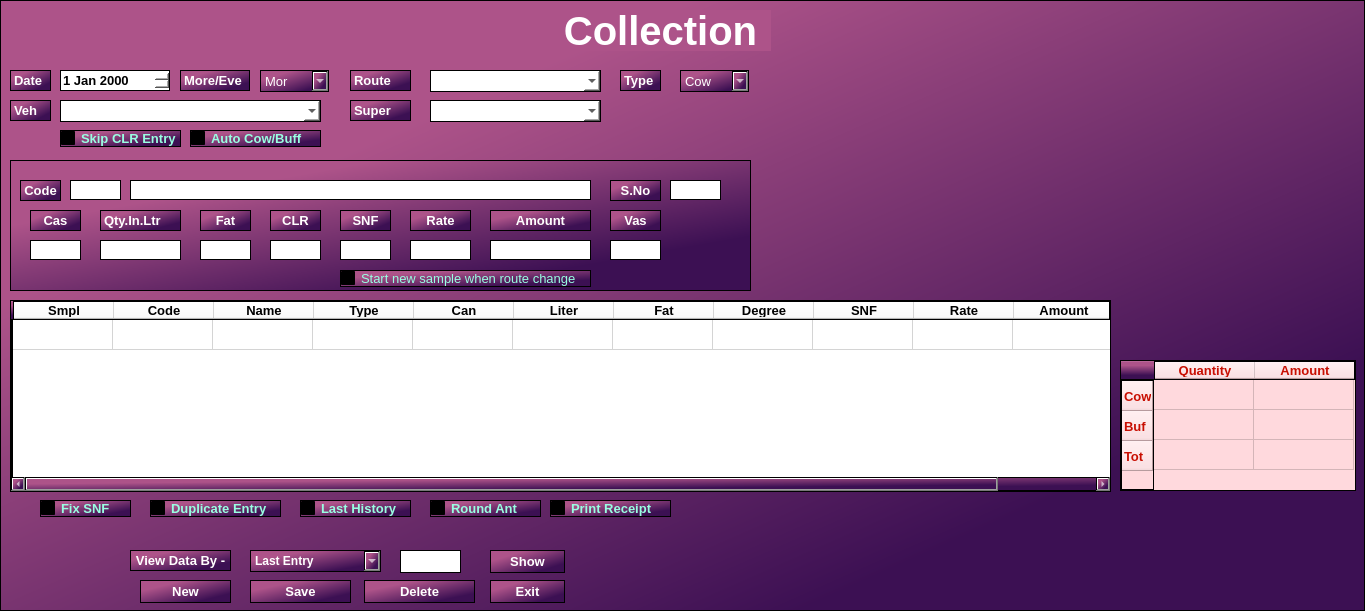
<?xml version="1.0" encoding="UTF-8"?>
<ui version="4.0">
 <class>Form</class>
 <widget class="QWidget" name="Form">
  <property name="geometry">
   <rect>
    <x>0</x>
    <y>0</y>
    <width>1365</width>
    <height>611</height>
   </rect>
  </property>
  <property name="font">
   <font>
    <pointsize>10</pointsize>
   </font>
  </property>
  <property name="windowTitle">
   <string>Form</string>
  </property>
  <property name="styleSheet">
   <string notr="true">border: 1px solid black;
color: rgb(255, 255, 255);
background-color: qlineargradient(spread:pad, x1:0, y1:0, x2:1, y2:1, stop:0.25 rgba(173, 83,137 , 255), stop:0.789773 rgba(60, 16, 83, 255));</string>
  </property>
  <widget class="QLabel" name="Date_lbl">
   <property name="geometry">
    <rect>
     <x>10</x>
     <y>70</y>
     <width>41</width>
     <height>21</height>
    </rect>
   </property>
   <property name="font">
    <font>
     <pointsize>10</pointsize>
     <weight>75</weight>
     <bold>true</bold>
    </font>
   </property>
   <property name="styleSheet">
    <string notr="true">color: rgb(255, 255, 255);</string>
   </property>
   <property name="text">
    <string>Date</string>
   </property>
  </widget>
  <widget class="QDateEdit" name="dateEdit">
   <property name="geometry">
    <rect>
     <x>60</x>
     <y>70</y>
     <width>110</width>
     <height>21</height>
    </rect>
   </property>
   <property name="font">
    <font>
     <pointsize>10</pointsize>
     <weight>75</weight>
     <bold>true</bold>
    </font>
   </property>
   <property name="styleSheet">
    <string notr="true">background-color: rgb(255, 255, 255);
color: rgb(0, 0, 0);</string>
   </property>
  </widget>
  <widget class="QLabel" name="Shift_lbl">
   <property name="geometry">
    <rect>
     <x>180</x>
     <y>70</y>
     <width>70</width>
     <height>21</height>
    </rect>
   </property>
   <property name="font">
    <font>
     <pointsize>10</pointsize>
     <weight>75</weight>
     <bold>true</bold>
    </font>
   </property>
   <property name="text">
    <string>More/Eve</string>
   </property>
  </widget>
  <widget class="QComboBox" name="Shift_combo">
   <property name="geometry">
    <rect>
     <x>260</x>
     <y>70</y>
     <width>69</width>
     <height>22</height>
    </rect>
   </property>
   <property name="font">
    <font>
     <pointsize>10</pointsize>
     <weight>50</weight>
     <bold>false</bold>
    </font>
   </property>
   <item>
    <property name="text">
     <string>Mor</string>
    </property>
   </item>
   <item>
    <property name="text">
     <string>Eve</string>
    </property>
   </item>
  </widget>
  <widget class="QLabel" name="Route_lbl">
   <property name="geometry">
    <rect>
     <x>350</x>
     <y>70</y>
     <width>61</width>
     <height>21</height>
    </rect>
   </property>
   <property name="font">
    <font>
     <pointsize>10</pointsize>
     <weight>75</weight>
     <bold>true</bold>
    </font>
   </property>
   <property name="text">
    <string>Route</string>
   </property>
  </widget>
  <widget class="QComboBox" name="Rout_combo">
   <property name="geometry">
    <rect>
     <x>430</x>
     <y>70</y>
     <width>171</width>
     <height>22</height>
    </rect>
   </property>
   <property name="font">
    <font>
     <pointsize>10</pointsize>
    </font>
   </property>
   <property name="styleSheet">
    <string notr="true">background-color: rgb(255, 255, 255);
color: rgb(0, 0, 0);</string>
   </property>
  </widget>
  <widget class="QLabel" name="Type_lbl">
   <property name="geometry">
    <rect>
     <x>620</x>
     <y>70</y>
     <width>41</width>
     <height>21</height>
    </rect>
   </property>
   <property name="font">
    <font>
     <pointsize>10</pointsize>
     <weight>75</weight>
     <bold>true</bold>
    </font>
   </property>
   <property name="text">
    <string>Type</string>
   </property>
  </widget>
  <widget class="QComboBox" name="Type_combo">
   <property name="geometry">
    <rect>
     <x>680</x>
     <y>70</y>
     <width>69</width>
     <height>22</height>
    </rect>
   </property>
   <property name="font">
    <font>
     <pointsize>10</pointsize>
    </font>
   </property>
   <item>
    <property name="text">
     <string>Cow</string>
    </property>
   </item>
   <item>
    <property name="text">
     <string>Buff</string>
    </property>
   </item>
  </widget>
  <widget class="QLabel" name="Veh_lbl">
   <property name="geometry">
    <rect>
     <x>10</x>
     <y>100</y>
     <width>41</width>
     <height>21</height>
    </rect>
   </property>
   <property name="font">
    <font>
     <pointsize>10</pointsize>
     <weight>75</weight>
     <bold>true</bold>
    </font>
   </property>
   <property name="text">
    <string>Veh</string>
   </property>
  </widget>
  <widget class="QComboBox" name="Vehicle_combo">
   <property name="geometry">
    <rect>
     <x>60</x>
     <y>100</y>
     <width>261</width>
     <height>22</height>
    </rect>
   </property>
   <property name="font">
    <font>
     <pointsize>10</pointsize>
    </font>
   </property>
   <property name="styleSheet">
    <string notr="true">background-color: rgb(255, 255, 255);
color: rgb(0, 0, 0);</string>
   </property>
  </widget>
  <widget class="QLabel" name="Super_lbl">
   <property name="geometry">
    <rect>
     <x>350</x>
     <y>100</y>
     <width>61</width>
     <height>21</height>
    </rect>
   </property>
   <property name="font">
    <font>
     <pointsize>10</pointsize>
     <weight>75</weight>
     <bold>true</bold>
    </font>
   </property>
   <property name="text">
    <string>Super</string>
   </property>
  </widget>
  <widget class="QComboBox" name="Super_combo">
   <property name="geometry">
    <rect>
     <x>430</x>
     <y>100</y>
     <width>171</width>
     <height>22</height>
    </rect>
   </property>
   <property name="font">
    <font>
     <pointsize>10</pointsize>
    </font>
   </property>
   <property name="styleSheet">
    <string notr="true">background-color: rgb(255, 255, 255);
color: rgb(0, 0, 0);</string>
   </property>
  </widget>
  <widget class="QCheckBox" name="Skip_CLR_Entry_ckbox">
   <property name="geometry">
    <rect>
     <x>60</x>
     <y>130</y>
     <width>121</width>
     <height>17</height>
    </rect>
   </property>
   <property name="font">
    <font>
     <pointsize>10</pointsize>
     <weight>75</weight>
     <bold>true</bold>
    </font>
   </property>
   <property name="styleSheet">
    <string notr="true">color: rgb(170, 0, 0);
color: rgb(153, 255, 226);</string>
   </property>
   <property name="text">
    <string>Skip CLR Entry</string>
   </property>
  </widget>
  <widget class="QCheckBox" name="Auto_cow_buff_ckbox">
   <property name="geometry">
    <rect>
     <x>190</x>
     <y>130</y>
     <width>131</width>
     <height>17</height>
    </rect>
   </property>
   <property name="font">
    <font>
     <pointsize>10</pointsize>
     <weight>75</weight>
     <bold>true</bold>
    </font>
   </property>
   <property name="styleSheet">
    <string notr="true">color: rgb(153, 255, 226);</string>
   </property>
   <property name="text">
    <string>Auto Cow/Buff</string>
   </property>
  </widget>
  <widget class="QGroupBox" name="groupBox">
   <property name="geometry">
    <rect>
     <x>10</x>
     <y>160</y>
     <width>741</width>
     <height>131</height>
    </rect>
   </property>
   <property name="title">
    <string/>
   </property>
   <widget class="QLabel" name="code_lbl">
    <property name="geometry">
     <rect>
      <x>10</x>
      <y>20</y>
      <width>41</width>
      <height>21</height>
     </rect>
    </property>
    <property name="font">
     <font>
      <pointsize>10</pointsize>
      <weight>75</weight>
      <bold>true</bold>
     </font>
    </property>
    <property name="text">
     <string>Code</string>
    </property>
    <property name="alignment">
     <set>Qt::AlignCenter</set>
    </property>
   </widget>
   <widget class="QLineEdit" name="Code_lineEdit">
    <property name="geometry">
     <rect>
      <x>60</x>
      <y>20</y>
      <width>51</width>
      <height>20</height>
     </rect>
    </property>
    <property name="font">
     <font>
      <pointsize>10</pointsize>
     </font>
    </property>
    <property name="styleSheet">
     <string notr="true">color: rgb(255, 255, 255);
background-color: rgb(255, 255, 255);
color: rgb(0, 0, 0);</string>
    </property>
   </widget>
   <widget class="QLineEdit" name="CodeIineEdit2">
    <property name="geometry">
     <rect>
      <x>120</x>
      <y>20</y>
      <width>461</width>
      <height>20</height>
     </rect>
    </property>
    <property name="font">
     <font>
      <pointsize>10</pointsize>
     </font>
    </property>
    <property name="styleSheet">
     <string notr="true">background-color: rgb(255, 255, 255);
color: rgb(0, 0, 0);</string>
    </property>
   </widget>
   <widget class="QLabel" name="SNO_lbl">
    <property name="geometry">
     <rect>
      <x>600</x>
      <y>20</y>
      <width>51</width>
      <height>21</height>
     </rect>
    </property>
    <property name="font">
     <font>
      <pointsize>10</pointsize>
      <weight>75</weight>
      <bold>true</bold>
     </font>
    </property>
    <property name="text">
     <string>S.No</string>
    </property>
    <property name="alignment">
     <set>Qt::AlignCenter</set>
    </property>
   </widget>
   <widget class="QLineEdit" name="SNO_lineEdit">
    <property name="geometry">
     <rect>
      <x>660</x>
      <y>20</y>
      <width>51</width>
      <height>20</height>
     </rect>
    </property>
    <property name="font">
     <font>
      <pointsize>10</pointsize>
     </font>
    </property>
    <property name="styleSheet">
     <string notr="true">background-color: rgb(255, 255, 255);
color: rgb(0, 0, 0);</string>
    </property>
   </widget>
   <widget class="QLabel" name="Cas_lbl">
    <property name="geometry">
     <rect>
      <x>20</x>
      <y>50</y>
      <width>51</width>
      <height>21</height>
     </rect>
    </property>
    <property name="font">
     <font>
      <pointsize>10</pointsize>
      <weight>75</weight>
      <bold>true</bold>
     </font>
    </property>
    <property name="text">
     <string>Cas</string>
    </property>
    <property name="alignment">
     <set>Qt::AlignCenter</set>
    </property>
   </widget>
   <widget class="QLabel" name="Quantity_lbl">
    <property name="geometry">
     <rect>
      <x>90</x>
      <y>50</y>
      <width>81</width>
      <height>21</height>
     </rect>
    </property>
    <property name="font">
     <font>
      <pointsize>10</pointsize>
      <weight>75</weight>
      <bold>true</bold>
     </font>
    </property>
    <property name="text">
     <string>Qty.In.Ltr</string>
    </property>
   </widget>
   <widget class="QLabel" name="Fat_lbl">
    <property name="geometry">
     <rect>
      <x>190</x>
      <y>50</y>
      <width>51</width>
      <height>21</height>
     </rect>
    </property>
    <property name="font">
     <font>
      <pointsize>10</pointsize>
      <weight>75</weight>
      <bold>true</bold>
     </font>
    </property>
    <property name="text">
     <string>Fat</string>
    </property>
    <property name="alignment">
     <set>Qt::AlignCenter</set>
    </property>
   </widget>
   <widget class="QLabel" name="CLR_lbl">
    <property name="geometry">
     <rect>
      <x>260</x>
      <y>50</y>
      <width>51</width>
      <height>21</height>
     </rect>
    </property>
    <property name="font">
     <font>
      <pointsize>10</pointsize>
      <weight>75</weight>
      <bold>true</bold>
     </font>
    </property>
    <property name="text">
     <string>CLR</string>
    </property>
    <property name="alignment">
     <set>Qt::AlignCenter</set>
    </property>
   </widget>
   <widget class="QLabel" name="SNF_lbl">
    <property name="geometry">
     <rect>
      <x>330</x>
      <y>50</y>
      <width>51</width>
      <height>21</height>
     </rect>
    </property>
    <property name="font">
     <font>
      <pointsize>10</pointsize>
      <weight>75</weight>
      <bold>true</bold>
     </font>
    </property>
    <property name="text">
     <string>SNF</string>
    </property>
    <property name="alignment">
     <set>Qt::AlignCenter</set>
    </property>
   </widget>
   <widget class="QLabel" name="Rate_lbl">
    <property name="geometry">
     <rect>
      <x>400</x>
      <y>50</y>
      <width>61</width>
      <height>21</height>
     </rect>
    </property>
    <property name="font">
     <font>
      <pointsize>10</pointsize>
      <weight>75</weight>
      <bold>true</bold>
     </font>
    </property>
    <property name="text">
     <string>Rate</string>
    </property>
    <property name="alignment">
     <set>Qt::AlignCenter</set>
    </property>
   </widget>
   <widget class="QLabel" name="Amount_lbl">
    <property name="geometry">
     <rect>
      <x>480</x>
      <y>50</y>
      <width>101</width>
      <height>21</height>
     </rect>
    </property>
    <property name="font">
     <font>
      <pointsize>10</pointsize>
      <weight>75</weight>
      <bold>true</bold>
     </font>
    </property>
    <property name="text">
     <string>Amount</string>
    </property>
    <property name="alignment">
     <set>Qt::AlignCenter</set>
    </property>
   </widget>
   <widget class="QLabel" name="Vas_lbl">
    <property name="geometry">
     <rect>
      <x>600</x>
      <y>50</y>
      <width>51</width>
      <height>21</height>
     </rect>
    </property>
    <property name="font">
     <font>
      <pointsize>10</pointsize>
      <weight>75</weight>
      <bold>true</bold>
     </font>
    </property>
    <property name="text">
     <string>Vas</string>
    </property>
    <property name="alignment">
     <set>Qt::AlignCenter</set>
    </property>
   </widget>
   <widget class="QLineEdit" name="as_lineEdit">
    <property name="geometry">
     <rect>
      <x>20</x>
      <y>80</y>
      <width>51</width>
      <height>20</height>
     </rect>
    </property>
    <property name="font">
     <font>
      <pointsize>10</pointsize>
     </font>
    </property>
    <property name="styleSheet">
     <string notr="true">background-color: rgb(255, 255, 255);
color: rgb(0, 0, 0);</string>
    </property>
   </widget>
   <widget class="QLineEdit" name="Qty_lineEdit">
    <property name="geometry">
     <rect>
      <x>90</x>
      <y>80</y>
      <width>81</width>
      <height>20</height>
     </rect>
    </property>
    <property name="font">
     <font>
      <pointsize>10</pointsize>
     </font>
    </property>
    <property name="styleSheet">
     <string notr="true">background-color: rgb(255, 255, 255);
color: rgb(0, 0, 0);</string>
    </property>
   </widget>
   <widget class="QLineEdit" name="Fat_lineEdit">
    <property name="geometry">
     <rect>
      <x>190</x>
      <y>80</y>
      <width>51</width>
      <height>20</height>
     </rect>
    </property>
    <property name="font">
     <font>
      <pointsize>10</pointsize>
     </font>
    </property>
    <property name="styleSheet">
     <string notr="true">background-color: rgb(255, 255, 255);
color: rgb(0, 0, 0);</string>
    </property>
   </widget>
   <widget class="QLineEdit" name="CLR_lineEdit">
    <property name="geometry">
     <rect>
      <x>260</x>
      <y>80</y>
      <width>51</width>
      <height>20</height>
     </rect>
    </property>
    <property name="font">
     <font>
      <pointsize>10</pointsize>
     </font>
    </property>
    <property name="styleSheet">
     <string notr="true">background-color: rgb(255, 255, 255);
color: rgb(0, 0, 0);</string>
    </property>
   </widget>
   <widget class="QLineEdit" name="SNF_lineEdit">
    <property name="geometry">
     <rect>
      <x>330</x>
      <y>80</y>
      <width>51</width>
      <height>20</height>
     </rect>
    </property>
    <property name="font">
     <font>
      <pointsize>10</pointsize>
     </font>
    </property>
    <property name="styleSheet">
     <string notr="true">background-color: rgb(255, 255, 255);
color: rgb(0, 0, 0);</string>
    </property>
   </widget>
   <widget class="QLineEdit" name="Rate_lineEdit">
    <property name="geometry">
     <rect>
      <x>400</x>
      <y>80</y>
      <width>61</width>
      <height>20</height>
     </rect>
    </property>
    <property name="font">
     <font>
      <pointsize>10</pointsize>
     </font>
    </property>
    <property name="styleSheet">
     <string notr="true">background-color: rgb(255, 255, 255);
color: rgb(0, 0, 0);</string>
    </property>
   </widget>
   <widget class="QLineEdit" name="Amount_lineEdit">
    <property name="geometry">
     <rect>
      <x>480</x>
      <y>80</y>
      <width>101</width>
      <height>20</height>
     </rect>
    </property>
    <property name="font">
     <font>
      <pointsize>10</pointsize>
     </font>
    </property>
    <property name="styleSheet">
     <string notr="true">background-color: rgb(255, 255, 255);
color: rgb(0, 0, 0);</string>
    </property>
   </widget>
   <widget class="QLineEdit" name="Cas_lineEdit">
    <property name="geometry">
     <rect>
      <x>600</x>
      <y>80</y>
      <width>51</width>
      <height>20</height>
     </rect>
    </property>
    <property name="font">
     <font>
      <pointsize>10</pointsize>
     </font>
    </property>
    <property name="styleSheet">
     <string notr="true">background-color: rgb(255, 255, 255);
color: rgb(0, 0, 0);</string>
    </property>
   </widget>
   <widget class="QCheckBox" name="Route_change_ckbox">
    <property name="geometry">
     <rect>
      <x>330</x>
      <y>110</y>
      <width>251</width>
      <height>17</height>
     </rect>
    </property>
    <property name="font">
     <font>
      <pointsize>10</pointsize>
     </font>
    </property>
    <property name="styleSheet">
     <string notr="true">color: rgb(153, 255, 226);</string>
    </property>
    <property name="text">
     <string>Start new sample when route change</string>
    </property>
   </widget>
  </widget>
  <widget class="QLabel" name="Collection_lbl">
   <property name="geometry">
    <rect>
     <x>550</x>
     <y>10</y>
     <width>221</width>
     <height>41</height>
    </rect>
   </property>
   <property name="font">
    <font>
     <pointsize>30</pointsize>
     <weight>75</weight>
     <bold>true</bold>
    </font>
   </property>
   <property name="styleSheet">
    <string notr="true">background-color: rgb(173, 83, 137);
border-color:  rgb(173, 83, 137);</string>
   </property>
   <property name="text">
    <string>Collection</string>
   </property>
   <property name="alignment">
    <set>Qt::AlignCenter</set>
   </property>
  </widget>
  <widget class="QTableWidget" name="Data_tabel">
   <property name="geometry">
    <rect>
     <x>10</x>
     <y>300</y>
     <width>1101</width>
     <height>192</height>
    </rect>
   </property>
   <property name="font">
    <font>
     <pointsize>10</pointsize>
    </font>
   </property>
   <property name="styleSheet">
    <string notr="true">background-color: rgb(255, 255, 255);
color: rgb(0, 0, 0);</string>
   </property>
   <row>
    <property name="text">
     <string/>
    </property>
   </row>
   <column>
    <property name="text">
     <string>Smpl</string>
    </property>
    <property name="font">
     <font>
      <pointsize>10</pointsize>
      <weight>75</weight>
      <bold>true</bold>
     </font>
    </property>
   </column>
   <column>
    <property name="text">
     <string>Code</string>
    </property>
    <property name="font">
     <font>
      <pointsize>10</pointsize>
      <weight>75</weight>
      <bold>true</bold>
     </font>
    </property>
   </column>
   <column>
    <property name="text">
     <string>Name</string>
    </property>
    <property name="font">
     <font>
      <pointsize>10</pointsize>
      <weight>75</weight>
      <bold>true</bold>
     </font>
    </property>
   </column>
   <column>
    <property name="text">
     <string>Type</string>
    </property>
    <property name="font">
     <font>
      <pointsize>10</pointsize>
      <weight>75</weight>
      <bold>true</bold>
     </font>
    </property>
   </column>
   <column>
    <property name="text">
     <string>Can</string>
    </property>
    <property name="font">
     <font>
      <pointsize>10</pointsize>
      <weight>75</weight>
      <bold>true</bold>
     </font>
    </property>
   </column>
   <column>
    <property name="text">
     <string>Liter</string>
    </property>
    <property name="font">
     <font>
      <pointsize>10</pointsize>
      <weight>75</weight>
      <bold>true</bold>
     </font>
    </property>
   </column>
   <column>
    <property name="text">
     <string>Fat</string>
    </property>
    <property name="font">
     <font>
      <pointsize>10</pointsize>
      <weight>75</weight>
      <bold>true</bold>
     </font>
    </property>
   </column>
   <column>
    <property name="text">
     <string>Degree</string>
    </property>
    <property name="font">
     <font>
      <pointsize>10</pointsize>
      <weight>75</weight>
      <bold>true</bold>
     </font>
    </property>
   </column>
   <column>
    <property name="text">
     <string>SNF</string>
    </property>
    <property name="font">
     <font>
      <pointsize>10</pointsize>
      <weight>75</weight>
      <bold>true</bold>
     </font>
    </property>
   </column>
   <column>
    <property name="text">
     <string>Rate</string>
    </property>
    <property name="font">
     <font>
      <pointsize>10</pointsize>
      <weight>75</weight>
      <bold>true</bold>
     </font>
    </property>
   </column>
   <column>
    <property name="text">
     <string>Amount</string>
    </property>
    <property name="font">
     <font>
      <pointsize>10</pointsize>
      <weight>75</weight>
      <bold>true</bold>
     </font>
    </property>
   </column>
  </widget>
  <widget class="QCheckBox" name="Fix_snf_lbl">
   <property name="geometry">
    <rect>
     <x>40</x>
     <y>500</y>
     <width>91</width>
     <height>17</height>
    </rect>
   </property>
   <property name="font">
    <font>
     <pointsize>10</pointsize>
     <weight>75</weight>
     <bold>true</bold>
    </font>
   </property>
   <property name="styleSheet">
    <string notr="true">color: rgb(153, 255, 226);</string>
   </property>
   <property name="text">
    <string>Fix SNF</string>
   </property>
  </widget>
  <widget class="QCheckBox" name="Duplicate_Entry_lbl">
   <property name="geometry">
    <rect>
     <x>150</x>
     <y>500</y>
     <width>131</width>
     <height>17</height>
    </rect>
   </property>
   <property name="font">
    <font>
     <pointsize>10</pointsize>
     <weight>75</weight>
     <bold>true</bold>
    </font>
   </property>
   <property name="styleSheet">
    <string notr="true">color: rgb(153, 255, 226);</string>
   </property>
   <property name="text">
    <string>Duplicate Entry</string>
   </property>
  </widget>
  <widget class="QCheckBox" name="Round_Ant_ckbox">
   <property name="geometry">
    <rect>
     <x>430</x>
     <y>500</y>
     <width>111</width>
     <height>17</height>
    </rect>
   </property>
   <property name="font">
    <font>
     <pointsize>10</pointsize>
     <weight>75</weight>
     <bold>true</bold>
    </font>
   </property>
   <property name="styleSheet">
    <string notr="true">color: rgb(170, 0, 0);
color: rgb(153, 255, 226);</string>
   </property>
   <property name="text">
    <string>Round Ant</string>
   </property>
  </widget>
  <widget class="QCheckBox" name="Last_History_lbl">
   <property name="geometry">
    <rect>
     <x>300</x>
     <y>500</y>
     <width>111</width>
     <height>17</height>
    </rect>
   </property>
   <property name="font">
    <font>
     <pointsize>10</pointsize>
     <weight>75</weight>
     <bold>true</bold>
    </font>
   </property>
   <property name="styleSheet">
    <string notr="true">color: rgb(153, 255, 226);</string>
   </property>
   <property name="text">
    <string>Last History</string>
   </property>
  </widget>
  <widget class="QCheckBox" name="Print_Receipt_ckbox">
   <property name="geometry">
    <rect>
     <x>550</x>
     <y>500</y>
     <width>121</width>
     <height>17</height>
    </rect>
   </property>
   <property name="font">
    <font>
     <pointsize>10</pointsize>
     <weight>75</weight>
     <bold>true</bold>
    </font>
   </property>
   <property name="styleSheet">
    <string notr="true">color: rgb(153, 255, 226);</string>
   </property>
   <property name="text">
    <string>Print Receipt</string>
   </property>
  </widget>
  <widget class="QLabel" name="VIew_Data_by_lbl">
   <property name="geometry">
    <rect>
     <x>130</x>
     <y>550</y>
     <width>101</width>
     <height>21</height>
    </rect>
   </property>
   <property name="font">
    <font>
     <pointsize>10</pointsize>
     <weight>75</weight>
     <bold>true</bold>
    </font>
   </property>
   <property name="text">
    <string>View Data By -</string>
   </property>
   <property name="alignment">
    <set>Qt::AlignCenter</set>
   </property>
  </widget>
  <widget class="QComboBox" name="ViewDataby_Combo">
   <property name="geometry">
    <rect>
     <x>250</x>
     <y>550</y>
     <width>131</width>
     <height>22</height>
    </rect>
   </property>
   <property name="font">
    <font>
     <weight>75</weight>
     <bold>true</bold>
    </font>
   </property>
   <item>
    <property name="text">
     <string>Last Entry</string>
    </property>
   </item>
  </widget>
  <widget class="QLineEdit" name="Show_lineEdit">
   <property name="geometry">
    <rect>
     <x>400</x>
     <y>550</y>
     <width>61</width>
     <height>23</height>
    </rect>
   </property>
   <property name="styleSheet">
    <string notr="true">background-color: rgb(255, 255, 255);
color: rgb(0, 0, 0);</string>
   </property>
  </widget>
  <widget class="QPushButton" name="Show_btn">
   <property name="geometry">
    <rect>
     <x>490</x>
     <y>550</y>
     <width>75</width>
     <height>23</height>
    </rect>
   </property>
   <property name="font">
    <font>
     <pointsize>10</pointsize>
     <weight>75</weight>
     <bold>true</bold>
    </font>
   </property>
   <property name="text">
    <string>Show</string>
   </property>
  </widget>
  <widget class="QPushButton" name="New_btn">
   <property name="geometry">
    <rect>
     <x>140</x>
     <y>580</y>
     <width>91</width>
     <height>23</height>
    </rect>
   </property>
   <property name="font">
    <font>
     <pointsize>10</pointsize>
     <weight>75</weight>
     <bold>true</bold>
    </font>
   </property>
   <property name="text">
    <string>New</string>
   </property>
  </widget>
  <widget class="QPushButton" name="Save_btn">
   <property name="geometry">
    <rect>
     <x>250</x>
     <y>580</y>
     <width>101</width>
     <height>23</height>
    </rect>
   </property>
   <property name="font">
    <font>
     <pointsize>10</pointsize>
     <weight>75</weight>
     <bold>true</bold>
    </font>
   </property>
   <property name="text">
    <string>Save</string>
   </property>
  </widget>
  <widget class="QPushButton" name="Delete_btn">
   <property name="geometry">
    <rect>
     <x>364</x>
     <y>580</y>
     <width>111</width>
     <height>23</height>
    </rect>
   </property>
   <property name="font">
    <font>
     <pointsize>10</pointsize>
     <weight>75</weight>
     <bold>true</bold>
    </font>
   </property>
   <property name="text">
    <string>Delete</string>
   </property>
  </widget>
  <widget class="QPushButton" name="Exit_btn">
   <property name="geometry">
    <rect>
     <x>490</x>
     <y>580</y>
     <width>75</width>
     <height>23</height>
    </rect>
   </property>
   <property name="font">
    <font>
     <pointsize>10</pointsize>
     <weight>75</weight>
     <bold>true</bold>
    </font>
   </property>
   <property name="text">
    <string>Exit</string>
   </property>
  </widget>
  <widget class="QTableWidget" name="Quantity_amount_tabel">
   <property name="geometry">
    <rect>
     <x>1120</x>
     <y>360</y>
     <width>236</width>
     <height>131</height>
    </rect>
   </property>
   <property name="font">
    <font>
     <weight>75</weight>
     <bold>true</bold>
    </font>
   </property>
   <property name="styleSheet">
    <string notr="true">color: rgb(200, 15, 2);
background-color: rgb(255, 217, 221);
</string>
   </property>
   <row>
    <property name="text">
     <string>Cow</string>
    </property>
    <property name="font">
     <font>
      <pointsize>10</pointsize>
      <weight>75</weight>
      <bold>true</bold>
     </font>
    </property>
   </row>
   <row>
    <property name="text">
     <string>Buf</string>
    </property>
    <property name="font">
     <font>
      <pointsize>10</pointsize>
      <weight>75</weight>
      <bold>true</bold>
     </font>
    </property>
   </row>
   <row>
    <property name="text">
     <string>Tot</string>
    </property>
    <property name="font">
     <font>
      <pointsize>10</pointsize>
      <weight>75</weight>
      <bold>true</bold>
     </font>
    </property>
   </row>
   <column>
    <property name="text">
     <string>Quantity</string>
    </property>
    <property name="font">
     <font>
      <pointsize>10</pointsize>
      <weight>75</weight>
      <bold>true</bold>
     </font>
    </property>
   </column>
   <column>
    <property name="text">
     <string>Amount</string>
    </property>
    <property name="font">
     <font>
      <pointsize>10</pointsize>
      <weight>75</weight>
      <bold>true</bold>
     </font>
    </property>
   </column>
  </widget>
 </widget>
 <resources/>
 <connections/>
</ui>
